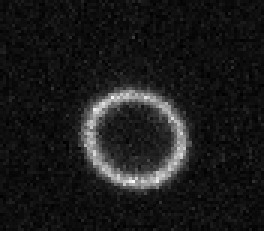
%> input picture shared/externaltools/matned_ellipse_fit/platelet.tif, 88 x 77 px (shown 3 times larger)
$ octave test_ellipse.m   (GNU Octave 9; MATLAB toolbox functions it lacks are replaced by stand-ins)
%> lines starting %> are read from the running program, lines starting %| are printed output that depends on the picture; in (x1, y1, x2, y2) boxes, pixels count from 0 and x2, y2 are one past the last pixel; in counts of white or black regions, pixels touching at a corner belong together; the program's own positions count from 1
### shared/externaltools/matned_ellipse_fit/fit_ellipse.m
function quad = fit_ellipse(im, threshold, make_plot)

% function quad = fit_ellipse(image, threshold, make_plot)
% function quad = fit_ellipse(movie, threshold, make_plot)
%
% Fit a quadratic form to the part of the image that is above the threshold
% or to each image in the movie.
%
% F. Nedelec, June 2014

if nargin < 3
    make_plot = 0;
end

%%


if isfield(im, 'data')

    quad = zeros(length(im), 6);
    for i = 1:length(im)
        quad(i, :) = quadratic_fit_points(make_points(im(i).data, threshold), 0, make_plot-1);
    end

else

    % here '0' specifies non-isotropic
    quad = quadratic_fit_points(make_points(im, threshold), 0, make_plot-1);

    if make_plot > 0
        show_image(im);
        quadratic_plot(quad, 1);
    end

end


end

    function pts = make_points(im, threshold)
        [x, y] = find( im > threshold );
        ind = logical( im > threshold );
        w = im(ind) - threshold;
        pts = cat(2, x, y, w);
    end

### shared/externaltools/matned_ellipse_fit/quadratic_fit_points.m
function quad = quadratic_fit_points(pts, iso, make_plot)

% quad = quadratic_fit_points(pts, iso)
%
% Input:
%  'pts' should be a Nx3 matrix where each line contains an entry (x, y, w),
%   where 'w' is the weight associated with the position (x,y). If all the
%   weights are equal, it is sufficient to provide a Nx2 matrix of (x, y)
%
% Output:
%  coefficients q = [ a, b, c, d, e, f ] of the functional
%  quad(X,Y) = q(1)*X^2 + q(2)*X*Y + q(3)*Y^2 + q(4)*X + q(5)*Y + q(6)
%  that is minimal the summed squared error at the points.
%
%
% if ( iso == 1 ) the fit is constrained to be circular, with a==b.
%
% The characteristics of the ellipse corresponding to the coefficients in 'quad'
% can be calculated by 'quadratic_center', and the ellipse can be plotted
% on top of an existing plot with 'quadratic_plot'
%
% F. Nedelec, April 2014

if nargin < 3
    make_plot = 0;
end

if nargin < 2
    iso = 0;
end

%%

x = double(pts(:,1));
y = double(pts(:,2));

xx = x .* x;
xy = x .* y;
yy = y .* y;

%% various sums:

if size(pts, 2) == 2

    sw     = size(x, 1);
    sx     = sum( x );
    sy     = sum( y );

    sxx    = sum( xx );
    sxy    = sum( xy );
    syy    = sum( yy );

    sxxx   = sum( xx .* x );
    sxxy   = sum( xx .* y );
    sxyy   = sum( xy .* y );
    syyy   = sum( yy .* y );

    sxxxx  = sum( xx .* xx );
    sxxxy  = sum( xx .* xy );
    sxxyy  = sum( xx .* yy );
    sxyyy  = sum( xy .* yy );
    syyyy  = sum( yy .* yy );

else

    w = double(pts(:,3));

    sw     = sum( w );

    if sw <= 0
        error('the sum of the weights is negative');
    end

    sx     = sum( x .* w );
    sy     = sum( y .* w );

    sxx    = sum( xx .* w );
    sxy    = sum( xy .* w );
    syy    = sum( yy .* w );

    sxxx   = sum( xx .* x .* w );
    sxxy   = sum( xx .* y .* w );
    sxyy   = sum( xy .* y .* w );
    syyy   = sum( yy .* y .* w );

    sxxxx  = sum( xx .* xx .* w );
    sxxxy  = sum( xx .* xy .* w );
    sxxyy  = sum( xx .* yy .* w );
    sxyyy  = sum( xy .* yy .* w );
    syyyy  = sum( yy .* yy .* w );

end

%% matrix

if iso > 0

    S = [ sxx, sxy, sx; ...
          sxy, syy, sy; ...
          sx,  sy,  sw ];

    c = S \ [ -sxxx-sxyy; -syyy-sxxy; -sxx-syy ];

    quad = [ 1, 0, 1, c(1), c(2), c(3) ];

else

    if ( 0 )
        % this assumes that you can normalize the equation by f=1,
        % it fails if the solution is a circle that passes through the origin
        S = [ sxxxx, sxxxy, sxxyy, sxxx, sxxy; ...
              sxxxy, sxxyy, sxyyy, sxxy, sxyy; ...
              sxxyy, sxyyy, syyyy, sxyy, syyy; ...
              sxxx,  sxxy,  sxyy,  sxx,  sxy ; ...
              sxxy,  sxyy,  syyy,  sxy,  syy ];

        c = S \ [ sxx; sxy; syy; sx; sy ];
        quad = [ c(1), c(2), c(3), c(4), c(5), -1 ];
    end

    % the matrix is singular, and the nullspace vector gives the solution
    M = [ sxxxx, sxxxy, sxxyy, sxxx, sxxy, sxx; ...
          sxxxy, sxxyy, sxyyy, sxxy, sxyy, sxy; ...
          sxxyy, sxyyy, syyyy, sxyy, syyy, syy; ...
          sxxx,  sxxy,  sxyy,  sxx,  sxy,  sx;  ...
          sxxy,  sxyy,  syyy,  sxy,  syy,  sy;  ...
          sxx,   sxy,   syy,   sx,   sy,   sw];

    [ eigvec, ~ ] = eig(M);

    quad = eigvec(:,1)';
    quad = quad .* sqrt( 2 /( quad(1)^2 + quad(3)^2 ));

end

%%

%fprintf(' Quadratic fit: %.3f X^2  %+.3f XY  %+.3f Y^2  %+.3f X  %+.3f Y  %+.3f\n', quad);

if make_plot > 0

    figure;
    hold on;
    if exist('w', 'var') == 1
        m = max(w);
        col = w/m;
    else
        col = 0.5 * ones(size(pts,1), 3);
    end

    for n = 1:length(pts)
        cx = pts(n,1);
        cy = pts(n,2);
        r = 0.5;
        patch([ cx-r, cx+r, cx+r, cx-r ], [ cy+r, cy+r, cy-r, cy-r ], col(n), 'EdgeColor', 'none');
    end
    colormap('gray');
    axis equal;
    quadratic_plot(quad);

end

end

### shared/externaltools/matned_ellipse_fit/quadratic_center.m
function [ cen, axs, angle ] = quadratic_center(q, verbose)

% function [ cen, axes, angle ] = quadratic_center( q )
%
% returns the center, axes length and tilt of the ellipse defined by the equation:
%  q(1)*X^2 + q(2)*X*Y + q(3)*Y^2 + q(4)*X + q(5)*Y + q(6) = 0
%
% F. Nedelec, April 2014

if length(q) ~= 6
    error('input must be a vector of size 6');
end

if nargin < 2
    verbose = 0;
end

if verbose
    fprintf(' Quadratic    : %.3f X^2  %+.3f XY  %+.3f Y^2  %+.3f X  %+.3f Y  %+.3f\n', q);
end

%% Center

a = q(1);
b = q(2) / 2;
c = q(3);
d = q(4) / 2;
f = q(5) / 2;
g = q(6);

det = b*b - a*c;

if det > 0
    error('this is not an ellipse');
end

cen = [ c*d-b*f,  a*f-b*d ] ./ det;

%% rotate formula to align with axes

if nargout > 1

    [ qr, angle ] = reduce_quadratic(q);
    % center of rotated ellipse:
    cx = -0.5*qr(4)/qr(1);
    cy = -0.5*qr(5)/qr(3);

    % calculate first axis with Y = cy:
    yy = ( qr(3)*cy + qr(5) ) * cy + qr(6);
    ax1 =  0.5 * sqrt( qr(4).^2 - 4*qr(1)*yy ) / abs(qr(1));

    % calculate first axis with X = cx:
    xx = ( qr(1)*cx + qr(4) ) * cx + qr(6);
    ax2 =  0.5 * sqrt( qr(5).^2 - 4*qr(3)*xx ) / abs(qr(3));

    if ( ax2 > ax1 )
        axs = [ ax2, ax1 ];
        angle = angle + pi/2;
    else
        axs = [ ax1, ax2 ];
    end


    if verbose
        fprintf(' Reduced form : %.3f X^2  %+.3f XY  %+.3f Y^2  %+.3f X  %+.3f Y  %+.3f\n', qr);
        fprintf(' Angle        : %.3f\n', angle);
        fprintf(' Center       : %.3f %.3f\n', cx, cy);
        fprintf(' Axes         : %.3f %.3f\n', ax1, ax2);
    end
end

return
%% Alternative method

if nargout > 1

    nu = a*f*f + c*d*d + g*b*b - 2*b*d*f - a*c*g;
    dn = sqrt( (a-c)^2 + 4*b*b );
    ax1 = sqrt( 2 * nu / ( det * (  dn - a - c ) ));
    ax2 = sqrt( 2 * nu / ( det * (- dn - a - c ) ));
    axl = [ ax1, ax2 ];

end

if nargout > 2

    if b == 0
        if a <= c
            angle = 0;
        else
            angle = pi/2;
        end
    else
        if a < c
            angle = 0.5 * atan2(2*b, a-c);
        else
            angle = 0.5 * ( pi + atan2(2*b, a-c) );
        end
    end

end

end

%%

function [ qr, angle ] = reduce_quadratic(q)

    angle = 0.5 * atan(q(2)/(q(1)-q(3)));

    if isnan(angle)
        angle = 0;
    end

    qr = rotate_quadratic(q, angle);

end


function qr = rotate_quadratic(q, angle)

    % Apply a rotation of angle a:
    %   X = cos(a)*x - sin(a)*y
    %   Y = sin(a)*x + cos(a)*y
    ca = cos(angle);
    sa = sin(angle);

    qr(1) = q(1)*ca*ca + q(2)*ca*sa + q(3)*sa*sa;
    qr(2) = q(2)*(ca*ca-sa*sa) + 2*ca*sa*(q(3)-q(1));
    qr(3) = q(1)*sa*sa - q(2)*sa*ca + q(3)*ca*ca;
    qr(4) = q(4)*ca + q(5)*sa;
    qr(5) = q(5)*ca - q(4)*sa;
    qr(6) = q(6);

end

### shared/externaltools/matned_ellipse_fit/quadratic_plot.m
function h = quadratic_plot(quad, flip)

% function h = quadratic_plot(q, flip)
%
% Draw the ellipse specified by the argument:
% q(1)*X^2 + q(2)*X*Y + q(3)*Y^2 + q(4)*X + q(5)*Y + q(6) = 0,
%
%
% if flip=1, the X and Y coordinates are flipped, which is necessary to
% overlay on top of images.
%
% F. Nedelec, April 2014


if nargin < 2
    flip = 0;
end

[cen, axs, angle] = quadratic_center(quad);

cx = cen(1);
cy = cen(2);

ca = cos(angle);
sa = sin(angle);

theta = 0 : 0.1 : 2*pi+0.1;

px = cx + ca*axs(1)*cos(theta) - sa*axs(2)*sin(theta);
py = cy + sa*axs(1)*cos(theta) + ca*axs(2)*sin(theta);

if ( flip )
    h = plot(py, px);
    hold on;
    plot(cy, cy, 'o');
    plot([cy+sa*axs(1), cy-sa*axs(1)], [cx+ca*axs(1), cx-ca*axs(1)]);
else
    h = plot(px, py);
    hold on;
    plot(cx, cy, 'o');
    plot([cx+ca*axs(1), cx-ca*axs(1)], [cy+sa*axs(1), cy-sa*axs(1)]);
end

end

### shared/externaltools/matned_ellipse_fit/test_ellipse.m
% a script to test the ellipse with one of Aastha's picture
% F. Nedelec, 15 October 2015

im = imread('platelet.tif');
%> im is the input picture: size 77x88 uint16; min 453, max 973, mean 508.3

% extract one channel:
i = im(:,:,1);

% threshold value is 700 (this parameter is critical)
fit_ellipse(i, 700, 1);
%> in make_points, `[x, y] = find( im > threshold );`: x = 307 values from 31 to 63; y = 307 values from 29 to 62
%> in make_points, `ind = logical( im > threshold );`:
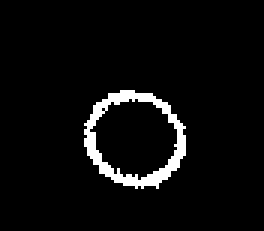
%> ind: size 77x88 logical (shown 3 times larger); 4.5% white; 1 white region, box (x1, y1, x2, y2) and area: (28, 30, 62, 63) 307
%> in make_points, `w = im(ind) - threshold;`: w = 307 values, max 273 at index 156, min 1 at index 85, mean 85.6
%> in make_points, `pts = cat(2, x, y, w);`: pts = 307 rows, first 12: [42 29 20; 44 29 17; 45 29 70; 47 29 19; 48 29 8; 49 29 119; 41 30 87; 42 30 115; 43 30 15; 44 30 47; 45 30 147; 46 30 58]
%> in quadratic_fit_points, `x = double(pts(:,1));`: x = 307 values, max 63 at index 164, min 31 at index 122, mean 47.43
%> in quadratic_fit_points, `xx = x .* x;`: xx = 307 values, max 3969 at index 164, min 961 at index 122, mean 2358.2
%> in quadratic_fit_points, `xy = x .* y;`: xy = 307 values, max 3363 at index 250, min 1152 at index 33, mean 2163.2
%> in quadratic_fit_points, `yy = y .* y;`: yy = 307 values from 841 to 3844
%> in quadratic_fit_points, `sw     = sum( w );`: sw = 26280
%> in quadratic_fit_points, `sx     = sum( x .* w );`: sx = 1252379
%> in quadratic_fit_points, `sy     = sum( y .* w );`: sy = 1191522
%> in quadratic_fit_points, `sxx    = sum( xx .* w );`: sxx = 62578761
%> in quadratic_fit_points, `sxy    = sum( xy .* w );`: sxy = 57246998
%> in quadratic_fit_points, `syy    = sum( yy .* w );`: syy = 57000816
%> in quadratic_fit_points, `sxxx   = sum( xx .* x .* w );`: sxxx = 3254318159
%> in quadratic_fit_points, `sxxy   = sum( xx .* y .* w );`: sxxy = 2880461218
%> in quadratic_fit_points, `sxyy   = sum( xy .* y .* w );`: sxyy = 2757080848
%> in quadratic_fit_points, `syyy   = sum( yy .* y .* w );`: syyy = 2856301884
%> in quadratic_fit_points, `sxxxx  = sum( xx .* xx .* w );`: sxxxx = 174729561465
%> in quadratic_fit_points, `sxxxy  = sum( xx .* xy .* w );`: sxxxy = 150622255304
%> in quadratic_fit_points, `sxxyy  = sum( xx .* yy .* w );`: sxxyy = 139354839452
%> in quadratic_fit_points, `sxyyy  = sum( xy .* yy .* w );`: sxyyy = 138850595738
%> in quadratic_fit_points, `syyyy  = sum( yy .* yy .* w );`: syyyy = 148646884692
%> in quadratic_fit_points, `M = [ sxxxx, sxxxy, sxxyy, sxxx, sxxy, sxx; sxxxy, sxxyy, sxyyy, sxxy,..`: M = [174729561465 150622255304 139354839452 3254318159 2880461218 62578761; 150622255304 139354839452 138850595738 2880461218 2757080848 57246998; 139354839452 138850595738 148646884692 2757080848 2856301884 57000816; 3254318159 2880461218 2757080848 62578761 57246998 1252379; 2880461218 2757080848 2856301884 57246998 57000816 1191522; 62578761 57246998 57000816 1252379 1191522 26280]
%> in quadratic_fit_points, `[ eigvec, ~ ] = eig(M);`: eigvec = [0.000275 0.00804 -0.0351 -0.382 -0.693 -0.61; -2.73e-05 -0.0016 0.0455 0.825 0.038 -0.562; 0.000247 -0.00687 -0.0362 -0.411 0.72 -0.558; -0.0245 -0.698 0.714 -0.0483 -0.00744 -0.0117; -0.0213 0.716 0.696 -0.0449 0.00753 -0.0111; 0.999 -0.00181 0.0323 -0.00191 -8.06e-06 -0.000232]
%> in quadratic_fit_points, `quad = eigvec(:,1)';`: quad = [0.000275 -2.73e-05 0.000247 -0.0245 -0.0213 0.999]
%> in quadratic_fit_points, `quad = quad .* sqrt( 2 /( quad(1)^2 + quad(3)^2 ));`: quad = [1.05 -0.105 0.946 -93.55 -81.42 3822.7]
%> in quadratic_center, `a = q(1);`: a = 1.05
%> in quadratic_center, `b = q(2) / 2;`: b = -0.0523
%> in quadratic_center, `c = q(3);`: c = 0.946
%> in quadratic_center, `d = q(4) / 2;`: d = -46.77
%> in quadratic_center, `f = q(5) / 2;`: f = -40.71
%> in quadratic_center, `g = q(6);`: g = 3822.7
%> in quadratic_center, `det = b*b - a*c;`: det = -0.992
%> in quadratic_center, `cen = [ c*d-b*f,  a*f-b*d ] ./ det;`: cen = [46.77 45.61]
%> in reduce_quadratic, `angle = 0.5 * atan(q(2)/(q(1)-q(3)));`: angle = -0.392
%> in rotate_quadratic, `ca = cos(angle);`: ca = 0.924
%> in rotate_quadratic, `sa = sin(angle);`: sa = -0.382
%> in reduce_quadratic, `qr = rotate_quadratic(q, angle);`: qr = [1.07 1.39e-17 0.925 -55.37 -111 3822.7]
%> in quadratic_center, `[ qr, angle ] = reduce_quadratic(q);`: angle = -0.392
%> in quadratic_center, `cx = -0.5*qr(4)/qr(1);`: cx = 25.81
%> in quadratic_center, `cy = -0.5*qr(5)/qr(3);`: cy = 60.02
%> in quadratic_center, `yy = ( qr(3)*cy + qr(5) ) * cy + qr(6);`: yy = 492.5
%> in quadratic_center, `ax1 =  0.5 * sqrt( qr(4).^2 - 4*qr(1)*yy ) / abs(qr(1));`: ax1 = 14.38
%> in quadratic_center, `xx = ( qr(1)*cx + qr(4) ) * cx + qr(6);`: xx = 3108.2
%> in quadratic_center, `ax2 =  0.5 * sqrt( qr(5).^2 - 4*qr(3)*xx ) / abs(qr(3));`: ax2 = 15.49
%> in quadratic_center, `axs = [ ax2, ax1 ];`: axs = [15.49 14.38]
%> in quadratic_center, `angle = angle + pi/2;`: angle = 1.18
%> in quadratic_plot, `[cen, axs, angle] = quadratic_center(quad);`: cen = [46.77 45.61]; axs = [15.49 14.38]; angle = 1.18
%> in quadratic_plot, `cx = cen(1);`: cx = 46.77
%> in quadratic_plot, `cy = cen(2);`: cy = 45.61
%> in quadratic_plot, `ca = cos(angle);`: ca = 0.382
%> in quadratic_plot, `sa = sin(angle);`: sa = 0.924
%> in quadratic_plot, `px = cx + ca*axs(1)*cos(theta) - sa*axs(2)*sin(theta);`: px = 64 values, max 61.31 at index 52, min 32.22 at index 21, mean 46.88
%> in quadratic_plot, `py = cy + sa*axs(1)*cos(theta) + ca*axs(2)*sin(theta);`: py = 64 values, max 60.94 at index 5, min 30.28 at index 36, mean 45.88
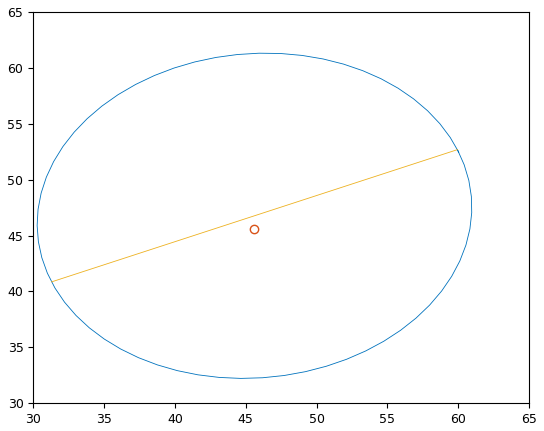
%> figure redrawn from the program's plot data
